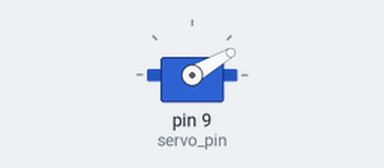
A sketch run on a simulated Arduino Uno, built with avr-gcc and run on an emulated ATmega328P. Parts: servo.

Above: at 0.05 s.
At 5.05 s:
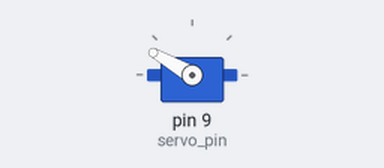
At 10.0 s:
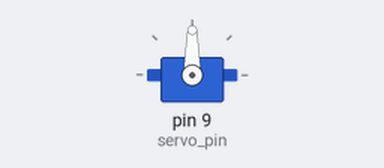
Timing chart, 0 to 13.0 s (numbered marks = the images above):
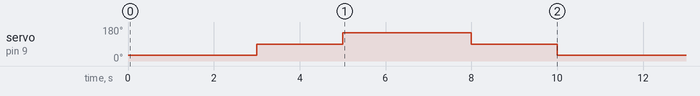

Measured:
- by itself, servo on pin 9 (servo_pin): repeats every 10.0 s: 150° 3.0 s, 90° 2.0 s, 30° 3.0 s, 90° 2.0 s

The sketch:

tonguetasticfrog.ino
```cpp
#include <Servo.h>

//Define the servo
#define servo_pin 9

// Create servo objects
Servo servo;

void setup() {
  // Attach servo to their respective pin
  servo.attach(servo_pin);
}

void loop() {
//PLEASE NOTE: This code can only be used on continuous mirco servo motors!
// Clock-wise rotation
servo.write(30);
delay(3000); // 3 seconds
// stop
servo.write(90);
delay(2000); // 2 seconds
// Counter Clock-wise rotation
servo.write(150);
delay(3000); // 3 seconds
// Stop
servo.write(90);
delay(2000); // 2 seconds
}
```
